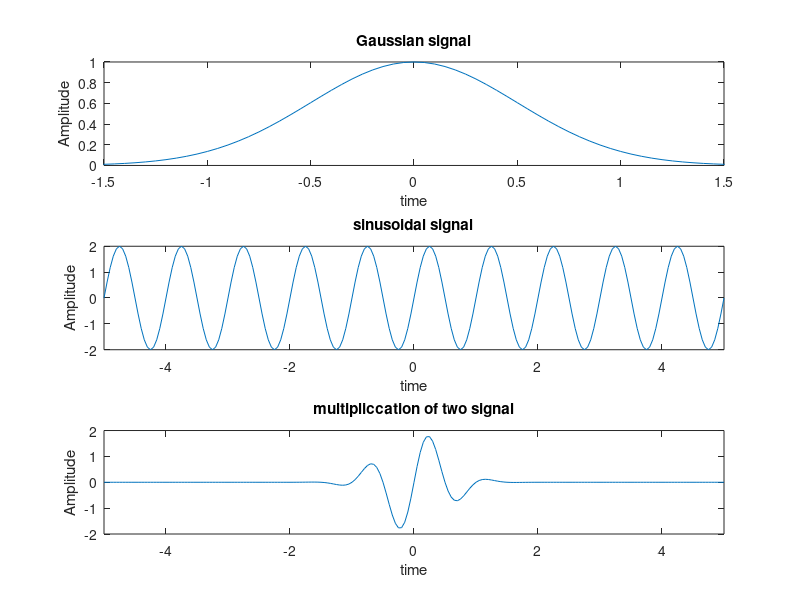

This chart was generated by the following MATLAB code:
t=-5:0.05:5;

a=2;
 f=1;
x=exp(-a*t.^2);

subplot(3,1,1);
plot(t,x);
xlabel('time');
ylabel('Amplitude');
title('Gaussian signal');
axis([-1.5 1.5 0 1]);

x=a*sin(2*3.1416*f*t);
subplot(3,1,2);
plot(t,x);
 xlabel('time');
 ylabel('Amplitude');
 title('sinusoidal signal');
 axis([-5 5 -2 2]);
 
 x1=a*sin(2*pi*f*t);
 x2= exp(-a*t.^2);
 x=x1.*x2;
subplot(3,1,3);
plot(t,x);
 xlabel('time');
 ylabel('Amplitude');
 title('multipliccation of two signal');
 axis([-5 5 -2 2]);
 
 